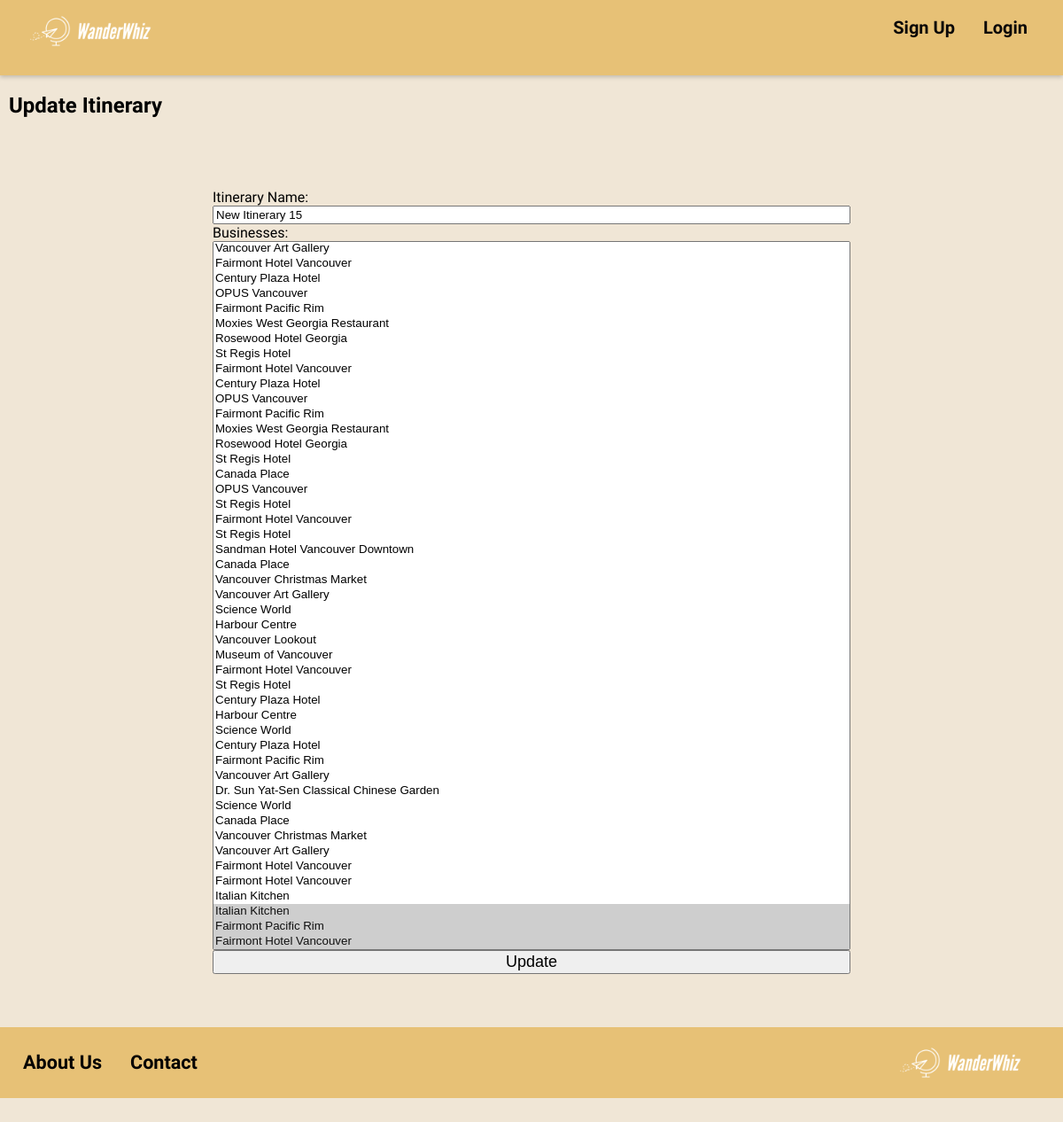
The page /itineraries/21/update/ on the database its author committed.
### members/models.py (models this page shows, shortened)
class Itinerary(models.Model):
    itinerary_name = models.CharField(max_length=255)
    business_list = models.ManyToManyField(Business)
    user_id = models.ForeignKey(User, on_delete=models.CASCADE)

class Business(models.Model):
    business_name = models.CharField(max_length=255)
    business_type = models.CharField(max_length=12, default='Tourist Attraction')
    address = models.CharField(max_length=255)
    rating = models.CharField(max_length=5)

### members/views.py (the view, shortened to what this page needs)
# urls.py: path('itineraries/<int:id>/update/', itinerary_update, name='itinerary_update'),
def itinerary_update(request, id):
    itinerary = get_object_or_404(Itinerary, id=id)
    businesses = Business.objects.all()  # Retrieve all available businesses
    return render(request, 'itinerary_update.html', {'itinerary': itinerary, 'businesses': businesses})

### members/templates/itinerary_update.html (shortened to what this page needs)
{% extends 'registration/home.html' %}
{% load static %}
{% block content %}
<div >
  <h2>Update Itinerary</h2>
  <form method="post" id="update-display">
    <label for="itinerary_name">Itinerary Name:</label>
    <input type="text" id="itinerary_name" name="itinerary_name" value="{{ itinerary.itinerary_name }}">
    <label for="businesses">Businesses:</label>
    <select id="businesses" name="businesses" multiple>
      {% for business in businesses %}
        <option value="{{ business.id }}" {% if business in itinerary.business_list.all %}selected{% endif %}>{{ business.business_name }}</option>
      {% endfor %}
    </select>
    <button type="submit">Update</button>
  </form>
</div>
{% endblock %}

### members/static/homestylesheet.css (style rules this page uses)
body { background-color: #f0e6d6; width: 100vw; height: 100vh; height: auto; font-family: 'Source Sans Pro', sans-serif; margin: 0; display: flex; flex-direction: column; margin-bottom: 0%; }
h2 { padding-left: 10px; }
button { font-size: large; }
#update-display { display: flex; flex-direction: column; padding: 5% 20% 5%; height:auto }
#businesses { height: 50vh; }

### rows shown on the page
Itinerary: itinerary_name "New Itinerary 15", businesses "Vancouver Art Gallery / Fairmont Hotel Vancouver / Century Plaza Hotel / OPUS Vancouver / Fairmont Pacific Rim / Moxies West Georgia Restaurant / Rosewood Hotel Georgia / St Regis Hotel / Fairmont Hotel Vancouver / Century Plaza Hotel / OPUS Vancouver / Fairmont Pacific Rim / Moxies West Georgia Restaurant / Rosewood Hotel Georgia / St Regis Hotel / Canada Place / OPUS Vancouver / St Regis Hotel / Fairmont Hotel Vancouver / St Regis Hotel / Sandman Hotel Vancouver Downtown / Canada Place / Vancouver Christmas Market / Vancouver Art Gallery / Science World / Harbour Centre / Vancouver Lookout / Museum of Vancouver / Fairmont Hotel Vancouver / St Regis Hotel / Century Plaza Hotel / Harbour…"
